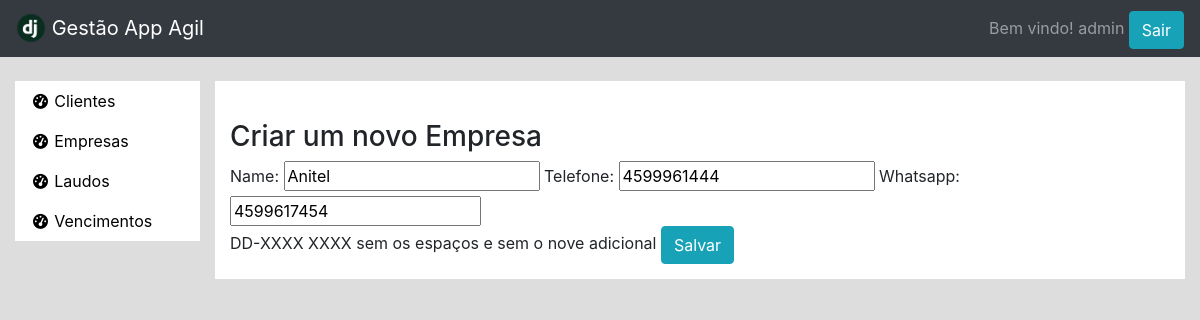
The app's page /clientes/empresa_update/1/ (signed in), older data.
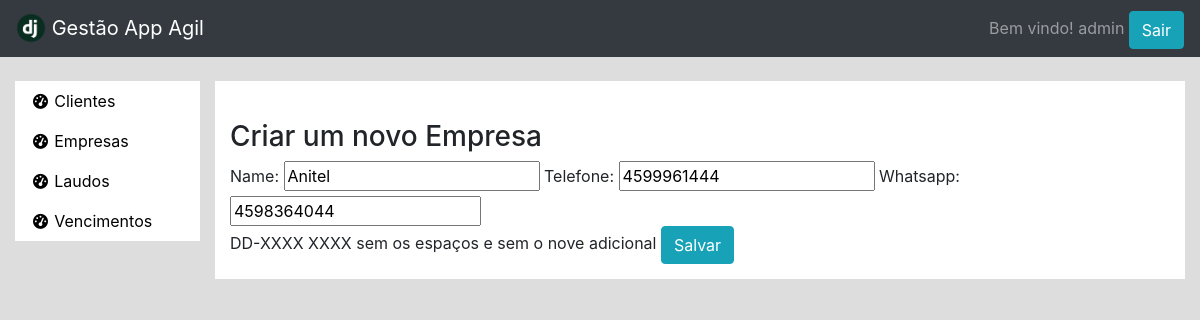
The same page, newer data.
### clientes/models.py (models this page shows, shortened)
class Empresa(models.Model):
    name = models.CharField(max_length=60)
    telefone = models.IntegerField(null=True, blank=True)
    whatsapp = models.PositiveBigIntegerField(validators=[MaxValueValidator(9999999999)],
                help_text="DD-XXXX XXXX sem os espaços e sem o nove adicional",
                unique=True)

### clientes/views.py (the view)
# urls.py: path('empresa_update/<int:pk>/', login_required(EmpresaUpdate.as_view()), name="empresa_update"),
class EmpresaUpdate(UpdateView):
    model = Empresa
    fields = ['name','telefone','whatsapp']
    success_url = reverse_lazy('empresa_list')

### clientes/templates/clientes/empresa_form.html (shortened to what this page needs)
{% extends 'base.html' %}
{% load bootstrap %}
{% block main %}
    <br/>
    <div class="row">
        <div class="col-12">
            <h3> Criar um novo Empresa </h3>
            <form action="" method="post" enctype="multipart/form-data">
                {{ form|bootstrap }}
                <input type="submit" class="btn btn-info" value="Salvar"/>
            </form>
        </div>
    </div>
{% endblock %}

Row changes from the older to the newer data that the page shows:
changed Empresa "Anitel": whatsapp "4599617454" → "4598364044"
